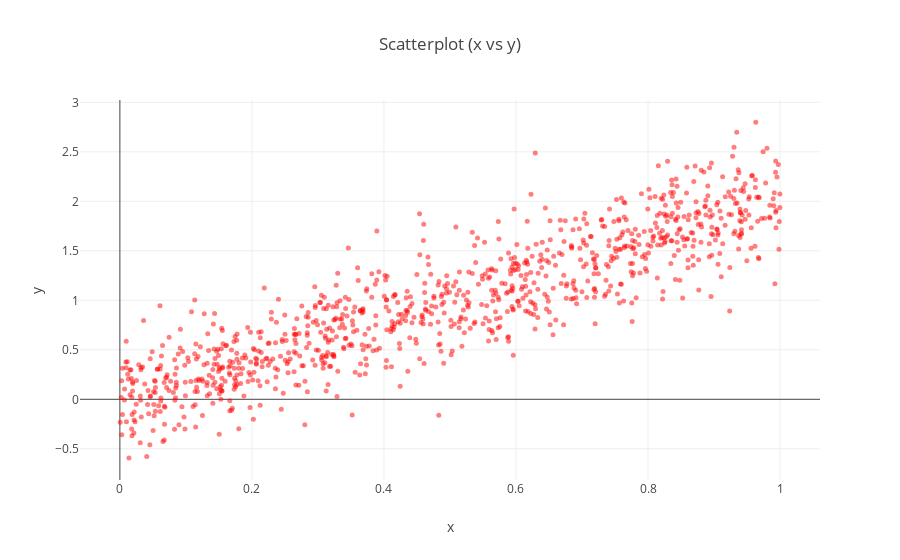

The notebook cell this image was saved under:
### Markdown cell above
### 3.1
Disegnare lo scatterplot tra le variabili **costo della vita** e **tasso di inquinamento**. Guardando il grafico appena generato, le due variabili sono tra loro correlate? Sempre guardando il grafico, sapete già dire se il coefficiente di correlazione sarà positivo, negativo, o circa nullo?

### Code cell
# Hint per generare uno scatter plot

xData = np.random.rand(1000)
yData = 2*xData + 0.3*np.random.randn(1000)

trace = go.Scatter(x = xData, y = yData,  
                   mode = 'markers', 
                   marker = {'color': 'rgb(255,0,0)', 'size': 5, 'symbol': 'circle', 'opacity': 0.5}) 

layout = go.Layout( title = 'Scatterplot (x vs y)',
                    xaxis = {'title': 'x'},
                    yaxis = {'title': 'y'})
fig = go.Figure(data = [trace], layout = layout)
py.iplot(fig)

### Figure 1 — Plotly figure (JSON) as saved in the notebook; plotly's stock layout.template omitted (floating-point values rounded to 4 significant figures; data arrays with more than 128 entries replaced by an {"elided": "..."} marker saying what was removed)
{"data": [{"marker": {"color": "rgb(255,0,0)", "opacity": 0.5, "size": 5, "symbol": "circle"}, "mode": "markers", "type": "scatter", "uid": "cad6e01a-d04e-11e8-9cfd-3052cb2086f3", "x": {"elided": "1000 float values"}, "y": {"elided": "1000 float values"}}], "layout": {"title": "Scatterplot (x vs y)", "xaxis": {"title": "x"}, "yaxis": {"title": "y"}}}
